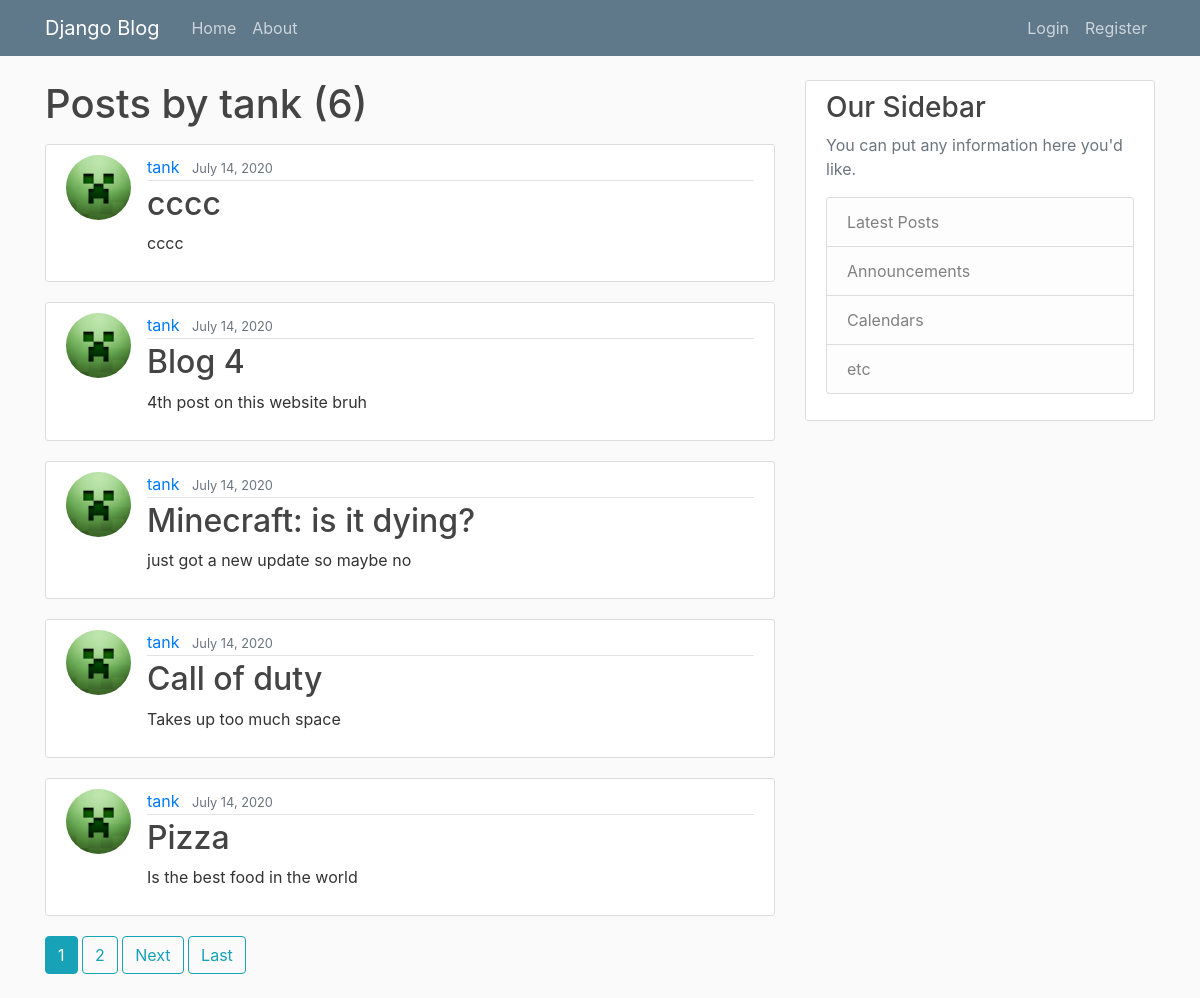
Screenshot of /user/tank with the database file from the repository.
### Blog/models.py (models this page shows, shortened)
class post(models.Model):
    title = models.CharField(max_length=100)
    content = models.TextField()
    date_posted = models.DateTimeField(default = timezone.now)
    author = models.ForeignKey(User, on_delete = models.CASCADE)

### users/models.py (models this page shows, shortened)
class Profile(models.Model):
    user = models.OneToOneField(User, on_delete = models.CASCADE)
    image = models.ImageField(default = 'default.jpg', upload_to='profile_pics')

### Blog/views.py (the view)
# urls.py: path('user/<str:username>', UserPostListView.as_view(), name = 'user-posts'),
class UserPostListView(ListView):
    model = post
    template_name = 'Blog/user_posts.html'
    context_object_name = 'posts'
    paginate_by = 5
    def get_queryset(self):
        user = get_object_or_404(User, username = self.kwargs.get('username'))
        return post.objects.filter(author = user).order_by('date_posted')

### Blog/templates/Blog/user_posts.html (shortened to what this page needs)
{% extends "blog/base.html" %}
{% block content %}
<h1 class = "mb-3"> Posts by {{ view.kwargs.username }} ({{ page_obj.paginator.count }})</h1>
    {% for post in posts%}
    <article class="media content-section">
      <img class = "rounded-circle article-img" src="{{ post.author.profile.image.url }}">
        <div class="media-body">
          <div class="article-metadata">
            <a class="mr-2" href="{% url 'user-posts' post.author.username %}">{{ post.author }}</a>
            <small class="text-muted">{{ post.date_posted|date:"F d, Y"}}</small>
          </div>
          <h2><a class="article-title" href="{% url 'post-detail' post.id %}">{{ post.title }}</a></h2>
          <p class="article-content">{{ post.content }}</p>
        </div>
      </article>
    {% endfor %}
    {% if is_paginated %}
      {% for num in page_obj.paginator.page_range %}
        {% if page_obj.number == num %}
          <a class = "btn btn-info mb-4" href = "?page={{ num }}">{{ num }}</a>
        {% elif num > page_obj.number|add:'-3' and num < page_obj.number|add:'3' %}
          <a class = "btn btn-outline-info mb-4" href = "?page={{ num }}">{{ num }}</a>
        {% endif %}
      {% endfor %}
      {% if page_obj.has_next%}
        <a class = "btn btn-outline-info mb-4" href = "?page={{ page_obj.next_page_number }}">Next</a>
        <a class = "btn btn-outline-info mb-4" href = "?page= {{ page_obj.paginator.num_pages }}">Last</a>
      {% endif %}
    {% endif %}
{% endblock content %}

### Blog/static/Blog/main.css (style rules this page uses)
body { background: #fafafa; color: #333333; margin-top: 5rem; }
h1, h2, h3, h4, h5, h6 { color: #444444; }
.content-section { background: #ffffff; padding: 10px 20px; border: 1px solid #dddddd; border-radius: 3px; margin-bottom: 20px; }
.article-title { color: #444444; }
.article-content { white-space: pre-line; }
.article-img { height: 65px; width: 65px; margin-right: 16px; }
.article-metadata { padding-bottom: 1px; margin-bottom: 4px; border-bottom: 1px solid #e3e3e3 }

### rows the page displays
post: author.profile.image (placeholder picture), author "tank", date_posted "July 14, 2020", title "cccc", content "cccc"
post: author.profile.image (placeholder picture), author "tank", date_posted "July 14, 2020", title "Blog 4", content "4th post on this website bruh"
post: author.profile.image (placeholder picture), author "tank", date_posted "July 14, 2020", title "Minecraft: is it dying?", content "just got a new update so maybe no"
post: author.profile.image (placeholder picture), author "tank", date_posted "July 14, 2020", title "Call of duty", content "Takes up too much space"
post: author.profile.image (placeholder picture), author "tank", date_posted "July 14, 2020", title "Pizza", content "Is the best food in the world"

### other values shown
{{ view.kwargs.username }} "tank"
{{ page_obj.paginator.count }} "6"
{{ num }} "1"
{{ num }} "2"
